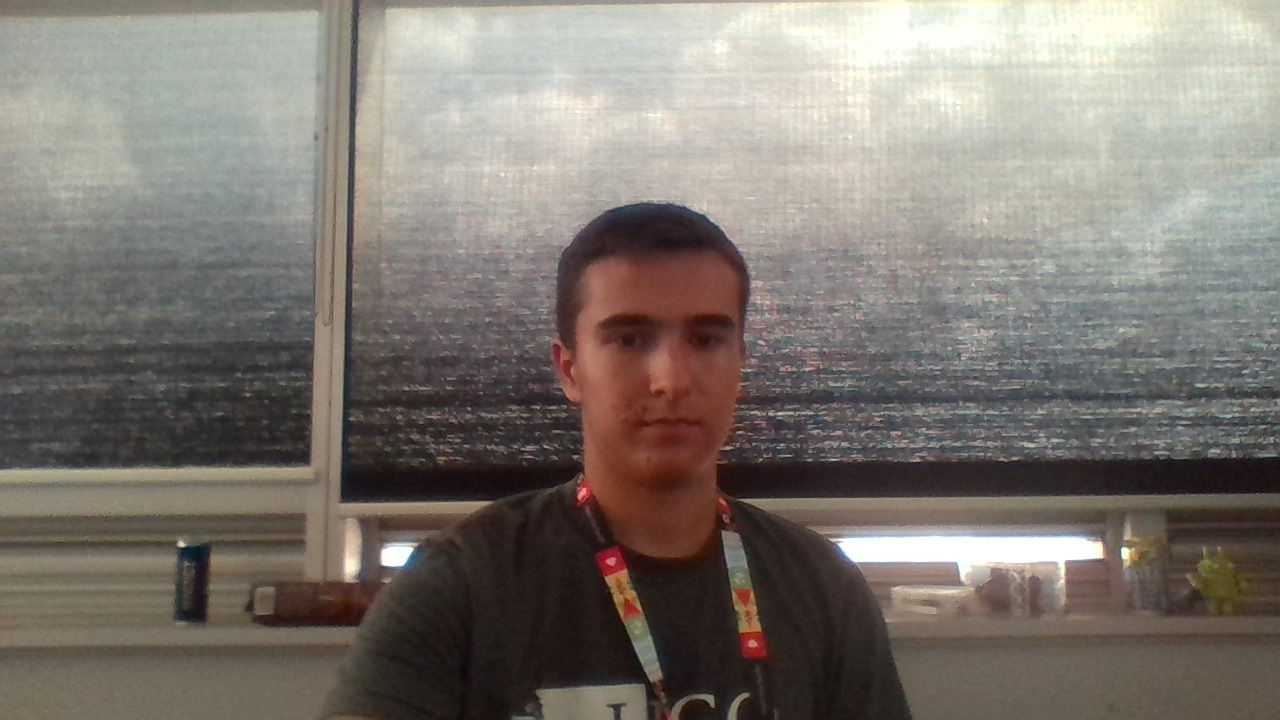
#> input picture Testing/ori2.jpg, 1280 x 720 px
$ python -i Tracking.py   (imports and definitions only)   (older library calls are emulated)
#> lines starting #> are read from the running program, lines starting #| are printed output that depends on the picture; after the words box and inside, x2 and y2 are one past the last pixel; in counts of white or black regions, pixels touching at a corner belong together
#> further down, picture is the input picture: shape (720, 1280, 3); mean B, G, R 113.2, 120.4, 126.9
import numpy as np
import cv2
import math

face_cascade = cv2.CascadeClassifier('haarcascade_frontalface_default.xml')

# [3 lines not run here, left out]

frameSize = 500
ratio = 0.75

# [6 lines left out: function getCoords, not called in this run]

def getCoordsColour(img):

    blur = cv2.blur(img, (10,10))
    hsv = cv2.cvtColor(blur, cv2.COLOR_BGR2HSV)
#> hsv: shape (720, 1280, 3); mean H, S, V 39, 39, 128.4
    mask = cv2.inRange(hsv, (40, 40, 0), (80, 255,255))
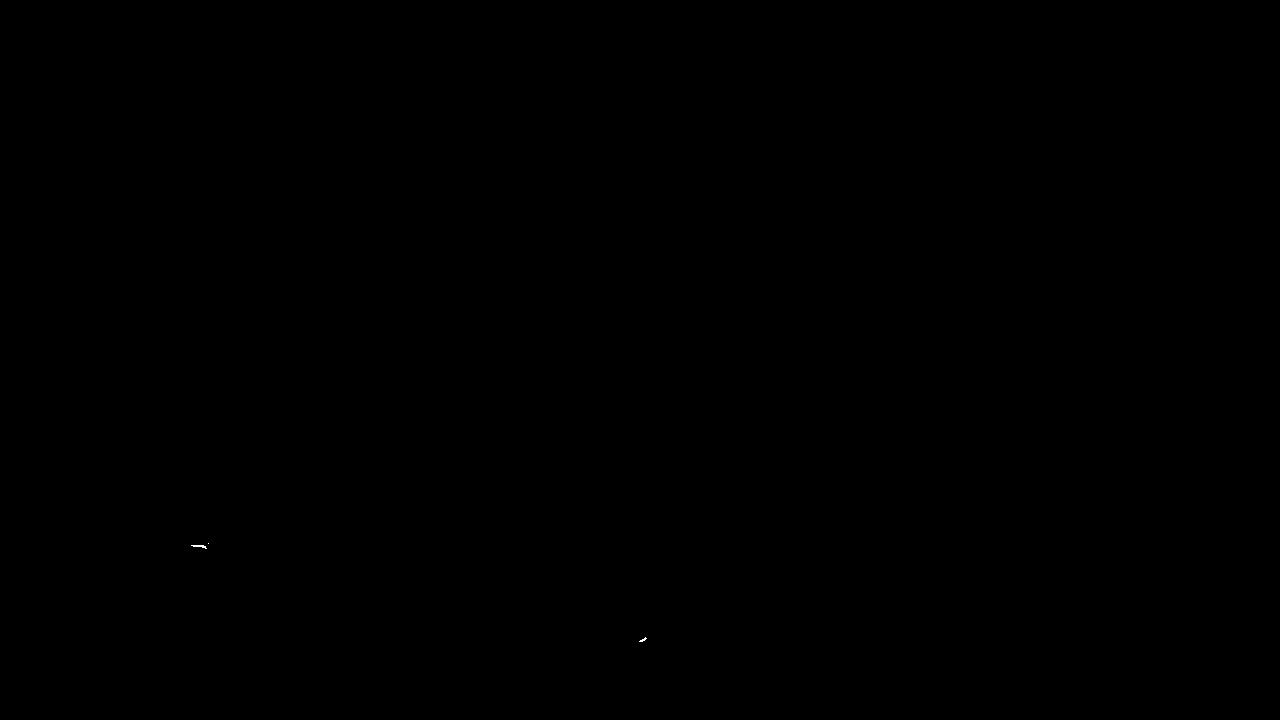
#> mask: shape (720, 1280); 0.01% white in thin lines or dots, all inside (x1, y1, x2, y2) = (191, 543, 647, 642)
    conts, contours, hierarchy = cv2.findContours(mask, cv2.RETR_TREE, cv2.CHAIN_APPROX_SIMPLE)
#> contours = 3 contours, all with area under 20

    for cnt in contours:
        area = cv2.contourArea(cnt)
        if (area > 2000):
            return  cv2.boundingRect(cnt)
#> this loop made 3 passes
#> area on passes 1 to 2: 9, 15.5
#> (cnt, area) on pass 3: ([[208, 543]], 0)

    return -1,0,0,0

# [49 lines left out: functions getAngle, rotate, not called in this run]

num = 0
firstLoop = True
k = 0.1
step = 2
angle = 0

# [61 lines not run here, left out]

>>> import cv2
>>> picture = cv2.imread('ori2.jpg')
>>> result = getCoordsColour(picture)
#> result = (-1, 0, 0, 0)

$ run again, on Testing/rotated.jpg
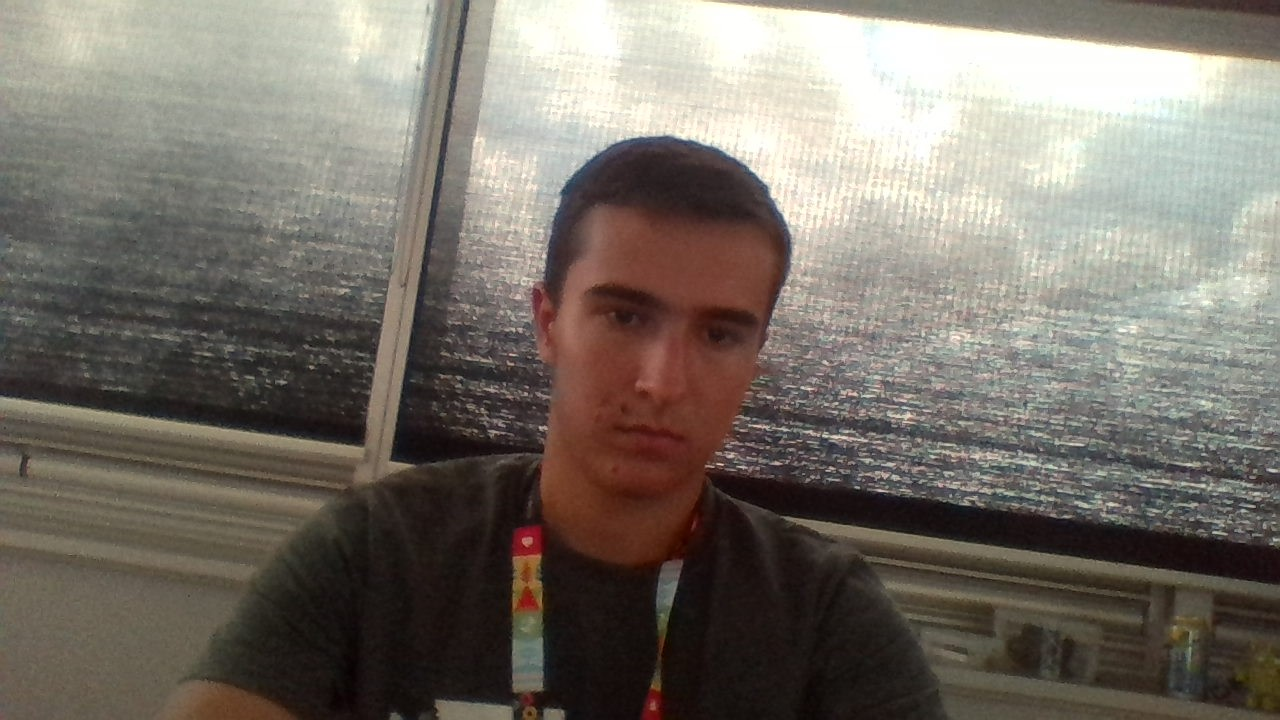
#> input picture Testing/rotated.jpg, 1280 x 720 px
#> picture is the input picture: shape (720, 1280, 3); mean B, G, R 104.5, 113.2, 120
#> in getCoordsColour, `blur = cv2.blur(img, (10,10))`:
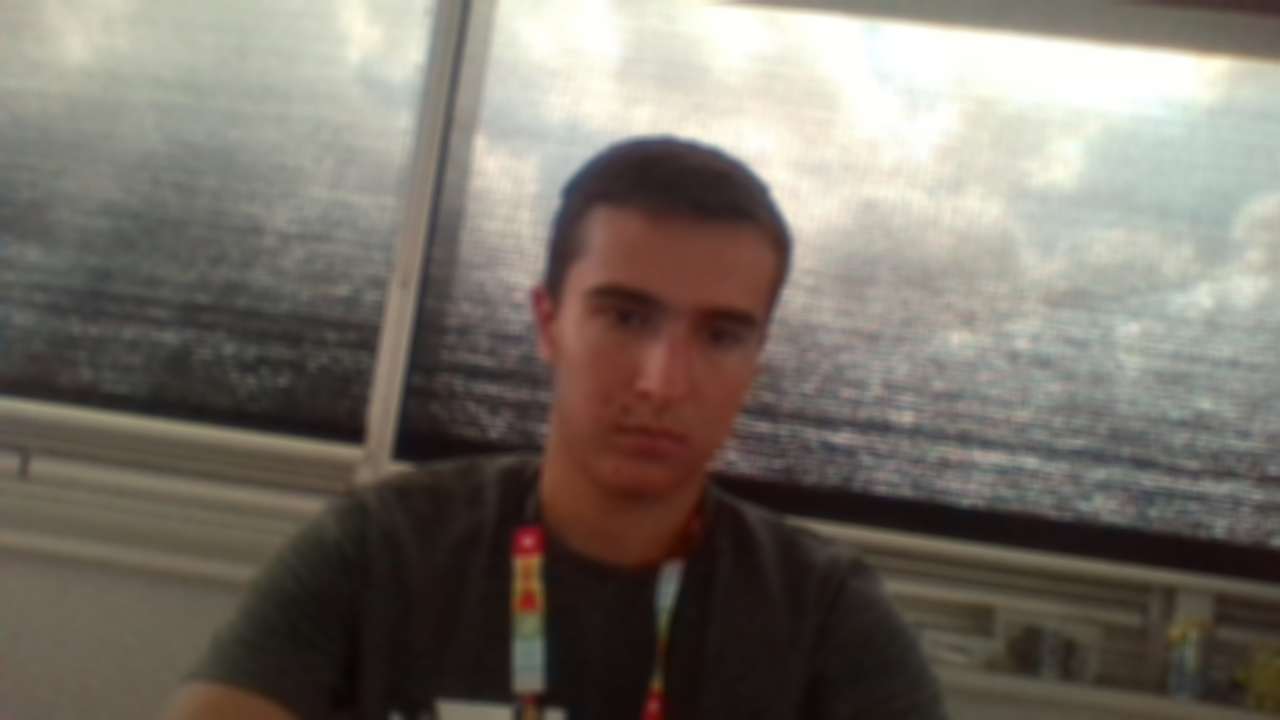
#> blur: shape (720, 1280, 3); mean B, G, R 104.6, 113.3, 120
#> hsv: shape (720, 1280, 3); mean H, S, V 30.6, 49, 121.2
#> mask: shape (720, 1280); 0.04% white; 8 white regions (5 under 20 px)
#> contours = 9 contours, 6 with area under 20; largest, box (x1, y1, x2, y2) and area: (515, 630, 553, 644) 218, (656, 607, 669, 617) 46, (1186, 662, 1194, 675) 20
#> the loop in getCoordsColour, `for cnt in contours:` made 9 passes
#> area on passes 2, 7, 8: 20, 218.5, 45.5
#> result = (-1, 0, 0, 0)

$ run again, on Testing/still.jpg
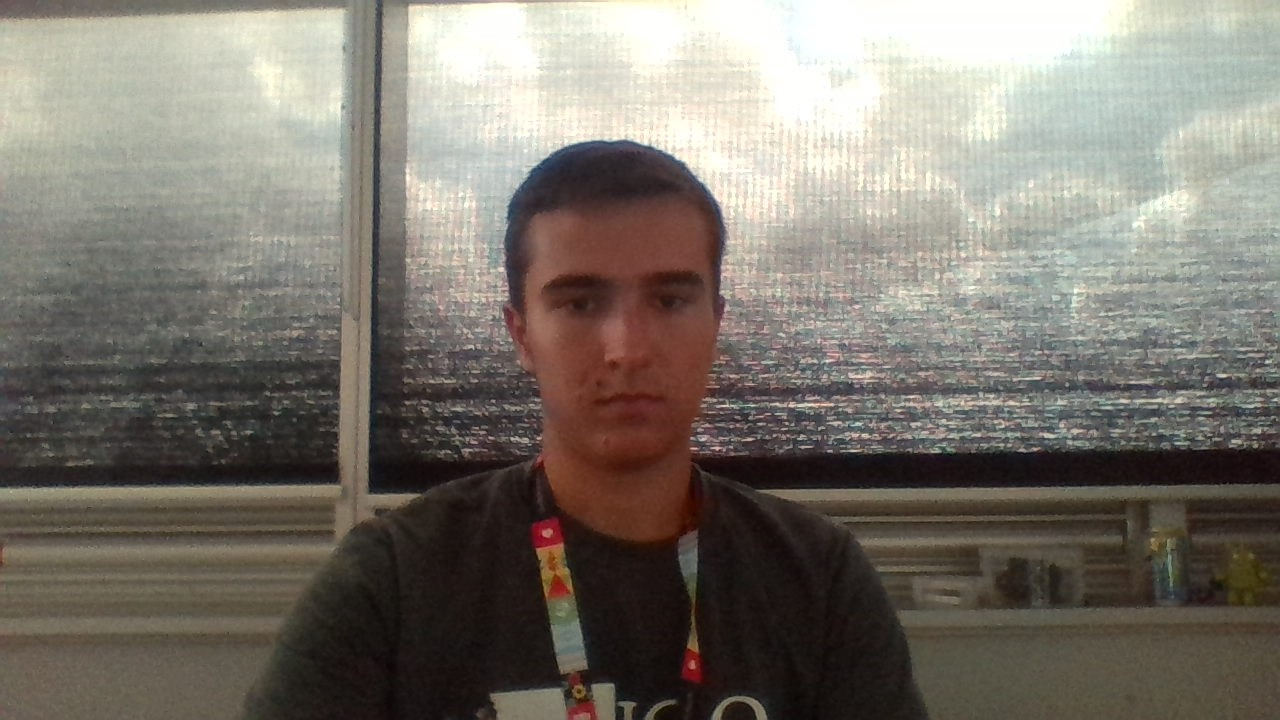
#> input picture Testing/still.jpg, 1280 x 720 px
#> picture is the input picture: shape (720, 1280, 3); mean B, G, R 109.1, 117.9, 123.7
#> in getCoordsColour, `blur = cv2.blur(img, (10,10))`:
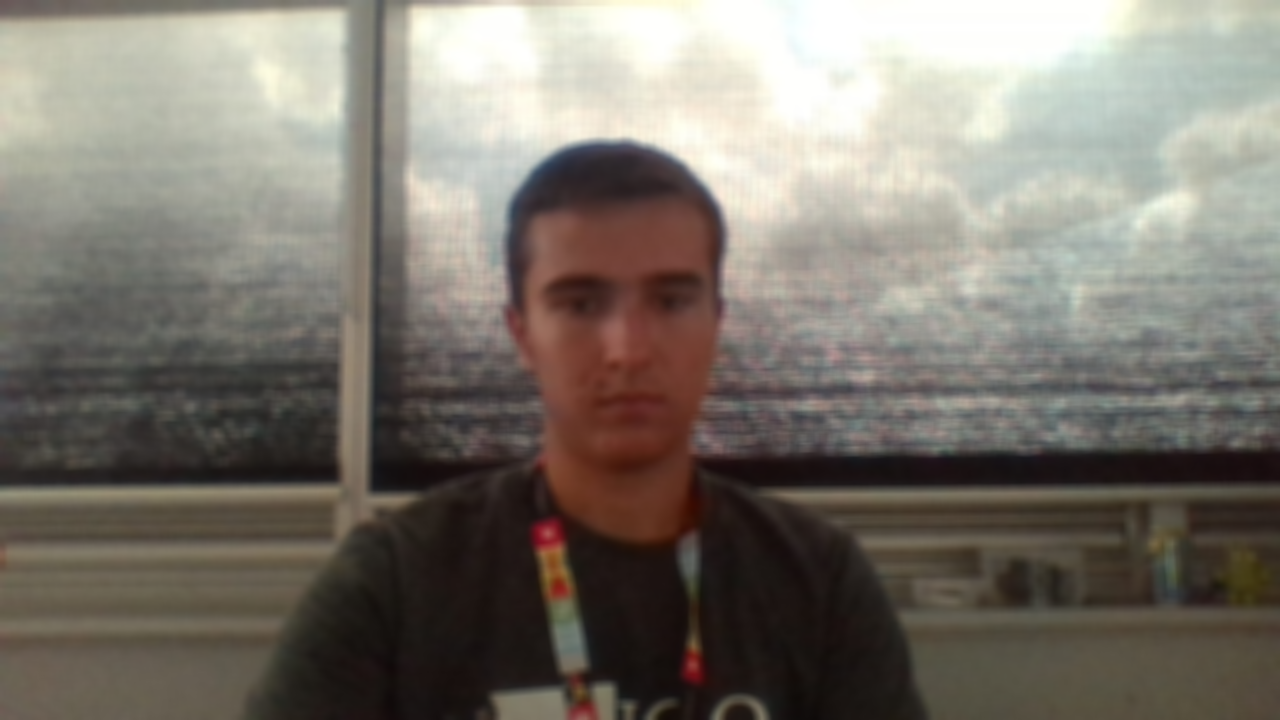
#> blur: shape (720, 1280, 3); mean B, G, R 109.2, 118, 123.8
#> hsv: shape (720, 1280, 3); mean H, S, V 31.9, 45.8, 125.2
#> mask: shape (720, 1280); 0.04% white; 9 white regions (6 under 20 px)
#> contours = 11 contours, 9 with area under 20; largest, box (x1, y1, x2, y2) and area: (555, 616, 583, 628) 165, (1163, 563, 1177, 586) 120
#> the loop in getCoordsColour, `for cnt in contours:` made 11 passes
#> area on passes 2, 8: 165, 120.5
#> result = (-1, 0, 0, 0)
